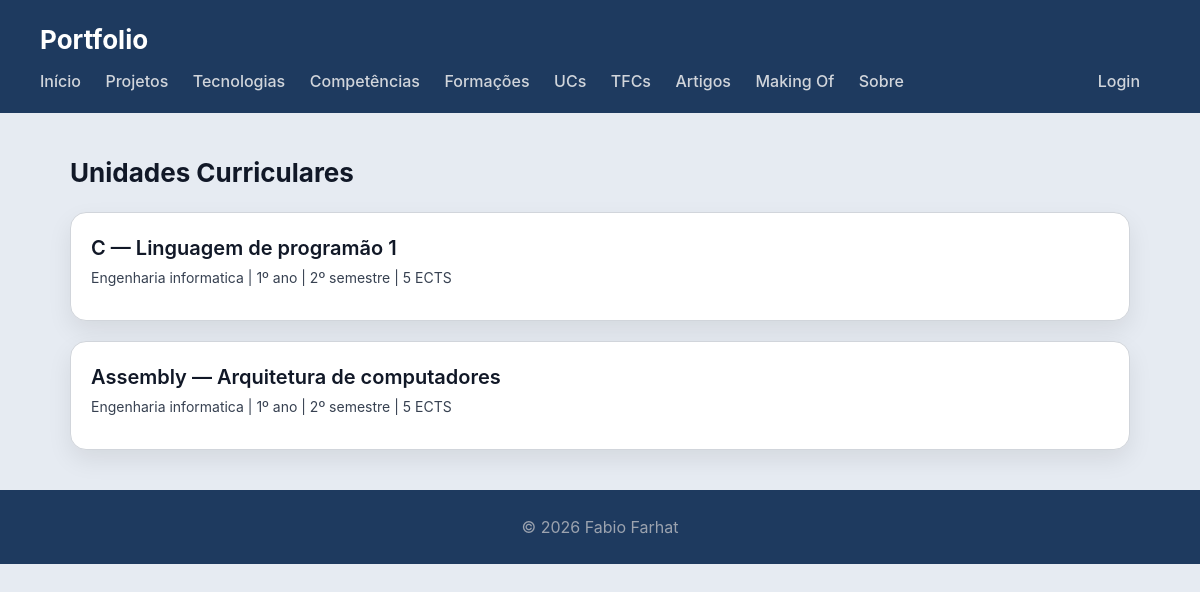
/portfolio/ucs/, run on the app's committed database.
### portfolio/models.py (models this page shows, shortened)
class UnidadeCurricular(models.Model):
    nome = models.CharField(max_length=200)
    codigo = models.CharField(max_length=20)
    descricao = models.CharField(max_length=500, blank=True)
    ano_curricular = models.PositiveIntegerField(default=1)  # NOVO
    semestre = models.PositiveIntegerField(default=1)  # NOVO
    ects = models.PositiveIntegerField(default=0)  # NOVO
    natureza = models.CharField(max_length=50, blank=True)  # NOVO
    objetivos = models.TextField(blank=True)  # NOVO
    metodologia = models.TextField(blank=True)  # NOVO
    programa = models.TextField(blank=True)  # NOVO
    bibliografia = models.TextField(blank=True)  # NOVO
    avaliacao = models.TextField(blank=True)  # NOVO
    imagem = models.ImageField(upload_to='ucs/', blank=True, null=True)
    docente = models.ForeignKey(Docente, on_delete=models.SET_NULL, null=True, blank=True)
    licenciatura = models.ForeignKey(Licenciatura, on_delete=models.CASCADE)
    class Meta:
        verbose_name = "Unidade Curricular"
        verbose_name_plural = "Unidades Curriculares"

class Licenciatura(models.Model):
    nome = models.CharField(max_length=200)
    sigla = models.CharField(max_length=10, blank=True)  # NOVO
    descricao = models.TextField(blank=True)  # NOVO
    duracao = models.PositiveIntegerField(help_text="Duração em anos")
    ects_total = models.PositiveIntegerField(default=0)  # NOVO
    instituicao = models.CharField(max_length=200)
    ano_inicio = models.DateField()
    ano_fim = models.DateField(blank=True, null=True)
    class Meta:
        verbose_name_plural = "Licenciaturas"

### portfolio/views.py (the view)
# urls.py: path('ucs/', views.ucs_view, name="ucs"),
def ucs_view(request):
    ucs = UnidadeCurricular.objects.select_related('docente', 'licenciatura').all()
    return render(request, 'portfolio/ucs.html', {'ucs': ucs})

### portfolio/templates/portfolio/ucs.html (shortened to what this page needs)
{% extends "portfolio/base.html" %}
{% block content %}
<h2>Unidades Curriculares</h2>
<section>
    {% for uc in ucs %}
    <article>
        <header>
            <h3>{{ uc.codigo }} — {{ uc.nome }}</h3>
            <p>{{ uc.licenciatura.nome }} | {{ uc.ano_curricular }}º ano | {{ uc.semestre }}º semestre | {{ uc.ects }} ECTS</p>
        </header>
    </article>
    {% empty %}
        <p>Sem unidades curriculares registadas.</p>
    {% endfor %}
</section>
{% endblock %}

### portfolio/static/portfolio/styles.css (style rules this page uses)
* { box-sizing: border-box; margin: 0; padding: 0; }
body { font-family: "Inter", "Segoe UI", system-ui, -apple-system, sans-serif; background: #e6ebf2; color: #111827; line-height: 1.5; }
h2 { margin-bottom: 20px; font-size: 26px; }
section > article { background: white; padding: 20px; border-radius: 16px; border: 1px solid #d1d5db; box-shadow: 0 10px 25px rgba(0,0,0,0.08); transition: all 0.25s ease; margin-bottom: 20px; }
article > header { margin-bottom: 12px; }
article > header > h3 { font-size: 20px; font-weight: 600; margin-bottom: 4px; }
article > header > p { font-size: 14px; color: #374151; }

### data on the page
UnidadeCurricular: codigo "C", nome "Linguagem de programão 1", licenciatura.nome "Engenharia informatica", ano_curricular "1", semestre "2", ects "5"
UnidadeCurricular: codigo "Assembly", nome "Arquitetura de computadores", licenciatura.nome "Engenharia informatica", ano_curricular "1", semestre "2", ects "5"
